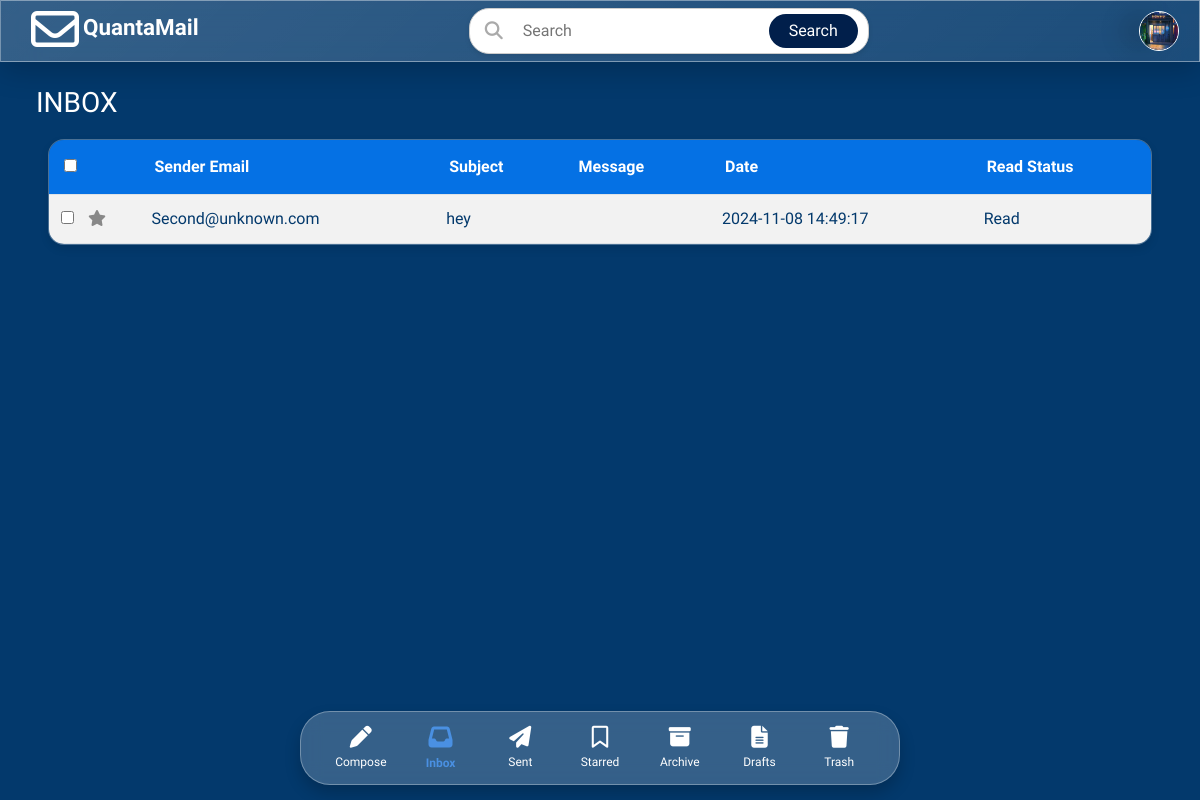
Before: /dashboard/index.php (signed in) with the older database file.
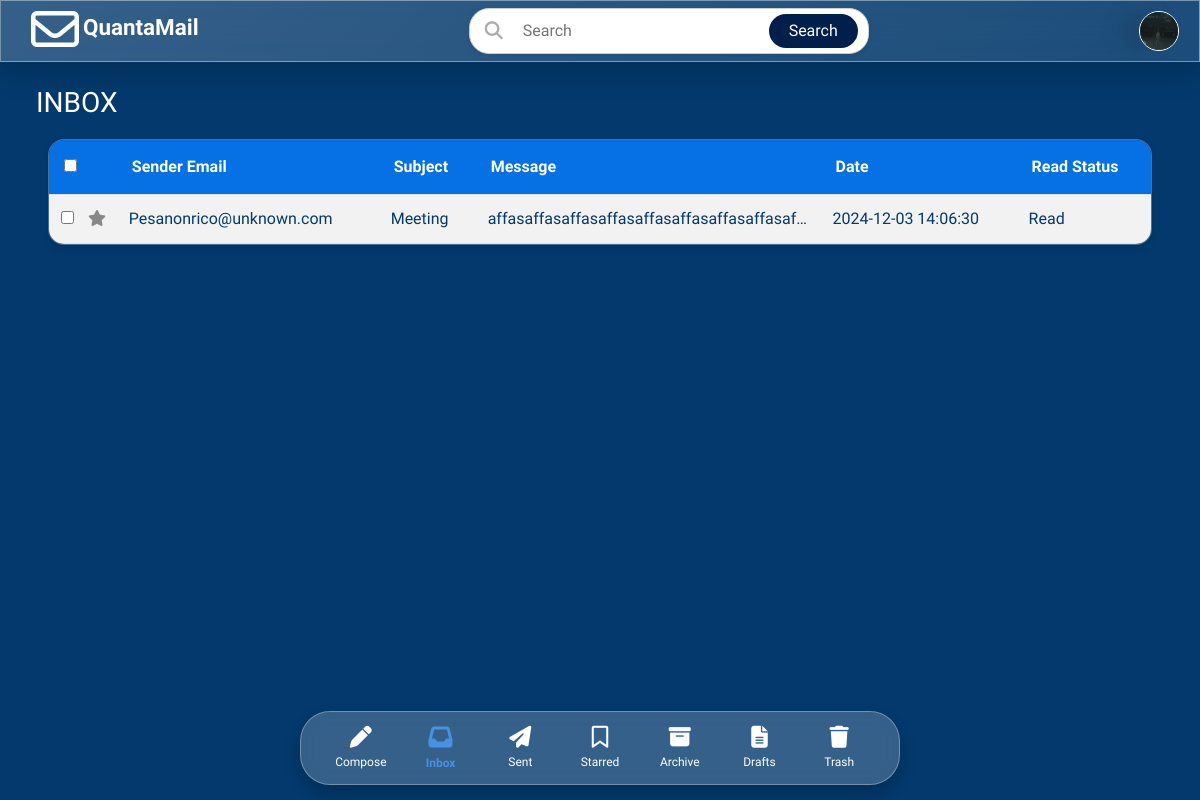
After: the same page with the newer database file.
### tables this page shows
CREATE TABLE `update_profile` (
  `id` int(11) NOT NULL,
  `user_id` varchar(10) DEFAULT NULL,
  `username` varchar(50) DEFAULT NULL,
  `firstname` varchar(255) DEFAULT NULL,
  `lastname` varchar(255) DEFAULT NULL,
  `age` int(11) DEFAULT NULL,
  `address` varchar(100) DEFAULT NULL,
  `birthday` date DEFAULT NULL,
  `phone_number` varchar(15) DEFAULT NULL,
  `image` varchar(255) DEFAULT NULL
);

CREATE TABLE `emails` (
  `id` int(11) NOT NULL,
  `message_id` varchar(50) NOT NULL,
  `sender_email` varchar(255) DEFAULT NULL,
  `recipient_email` varchar(255) NOT NULL,
  `subject` varchar(255) NOT NULL,
  `message` text DEFAULT NULL,
  `image_uploads` longtext DEFAULT NULL CHECK (json_valid(`image_uploads`)),
  `video_upload` varchar(255) DEFAULT NULL,
  `document_uploads` longtext DEFAULT NULL CHECK (json_valid(`document_uploads`)),
  `created_at` timestamp NOT NULL DEFAULT current_timestamp() ON UPDATE current_timestamp(),
  `updated_at` timestamp NOT NULL DEFAULT current_timestamp() ON UPDATE current_timestamp(),
  `read_status` tinyint(1) DEFAULT 0,
  `read_at` timestamp NULL DEFAULT NULL
);

### dashboard/Inbox.php (the view, shortened to what this page needs)
<?php
$user_id = $_SESSION['user_id'];
include '../connection/conn.php';
$query = "SELECT email FROM users WHERE user_id = ?";
$stmt = $conn->prepare($query);
$stmt->bind_param("s", $user_id);
$stmt->execute();
$result = $stmt->get_result();
if ($result->num_rows > 0) {
    $row = $result->fetch_assoc();
    $recipient_email = htmlspecialchars($row['email']);
} else {
    $recipient_email = '';
}
$email_query = "SELECT * FROM emails WHERE recipient_email = ? ORDER BY created_at DESC";
if ($email_stmt = $conn->prepare($email_query)) {
    $email_stmt->bind_param("s", $recipient_email);
    $email_stmt->execute();
    $email_result = $email_stmt->get_result();
} else {
    echo "<tr><td colspan='5'>Error preparing email statement: " . $conn->error . "</td></tr>";
}
?>
<div class="pages__title">
    <h3>INBOX</h3>
</div>
<div class="container">
    <div class="table-wrapper">
        <div class="table-responsive">
            <table class="table table-striped table-hover" id="inbox-table">
                <thead>
                    <tr>
                        <th class="checkbox-favorite">
                            <input type="checkbox" id="select-all">
                        </th>
                        <th scope="col">Sender Email</th>
                        <th scope="col">Subject</th>
                        <th scope="col">Message</th>
                        <th scope="col">Date</th>
                        <th scope="col">Read Status</th>
                    </tr>
                </thead>
                <tbody>
                    <?php
                        if ($email_result->num_rows > 0) {
                            while ($email_row = $email_result->fetch_assoc()) {
                                $emailData = htmlspecialchars(json_encode($email_row));
                                $glowClass = $email_row['read_status'] ? '' : 'glowing-border';
                                echo "<tr class='view-emailDetails $glowClass' data-email='$emailData'>
                                        <td class='checkbox-favorite'>
                                            <input type='checkbox' class='row-checkbox'>
                                            <span class='favorite'><i class='fas fa-star'></i></span>
                                        </td>
                                        <td class='sender-cell'>" . htmlspecialchars($email_row['sender_email']) . "</td>
                                        <td>" . htmlspecialchars($email_row['subject']) . "</td>
                                        <td class='message-cell'>" . htmlspecialchars($email_row['message']) . "</td>
                                        <td>" . htmlspecialchars($email_row['created_at']) . "</td>
                                        <td>" . ($email_row['read_status'] ? 'Read' : 'Unread') . "</td>
                                        <td class='action-icons'>
                                            <a href='archive.php?id=" . htmlspecialchars($email_row['id']) . "' title='Archive' class='icon archive-icon'>
                                                <i class='fa fa-archive'></i>
                                            </a>
                                            <a href='delete.php?id=" . htmlspecialchars($email_row['id']) . "' title='Delete' class='icon delete-icon'>
                                                <i class='fa fa-trash'></i>
                                            </a>
                                        </td>
                                    </tr>";
                            }
                        } else {
                            echo "<tr><td colspan='6'>You're inbox is empty.</td></tr>";
                        }
                    ?>
                </tbody>
            </table>
        </div>
    </div>
</div>

### dashboard/header.php (shortened to what this page needs)
<!DOCTYPE html>
<html lang="en">
<head>
    <link rel="stylesheet" href="../assets/bootstrap/css/bootstrap.min.css">
    <link rel="stylesheet" href="../assets/font-awesome/css/fontawesome.min.css">
    <link rel="stylesheet" href="../assets/font-awesome/css/font-awesome.min.css">
    <link rel="stylesheet" href="../assets/css/index.css">
</head>
<body>

### dashboard/index.php (shortened to what this page needs)
<?php
$user_id = $_SESSION['user_id'];
include '../connection/conn.php';
$user_profile = [];
if ($user_id) {
    $stmt = $conn->prepare("SELECT * FROM update_profile WHERE user_id = ?");
    $stmt->bind_param("s", $user_id);
    $stmt->execute();
    $result = $stmt->get_result();
    $user_profile = $result->fetch_assoc();
}
?>
<?php include('header.php'); ?>
<body>
    <main class="navbar">
        <div class="container-fluid">
            <div class="topnav-title">
                <i class="fa-regular fa-envelope"></i>
                <span class="QM-title">QuantaMail</span>
            </div>
            <div class="d-flex search-input">
                <i class="fa-solid fa-search search-icon"></i>
                <input class="searchBar" type="search" placeholder="Search" aria-label="Search">
                <button class="searchButton" type="submit">Search</button>
            </div>
            <span class="navigation__group">
                <img src="<?= isset($user_profile['image']) ? '../uploads/images/' . $user_profile['image'] : '../assets/svg/User-profile.svg' ?>" class="profile" width="150">
            </span>
        </div>
    </main>
    <div class="container-fluid d-flex">
        <div class="content flex-grow-1 p-4">
        <?php
            if (isset($_GET['page'])) {
                $page = strtolower($_GET['page']);
                switch ($page) {
                    case 'inbox':
                        include('Inbox.php');
                        break;
                    case 'compose':
                        include('Compose.php');
                        break;
                    case 'sent':
                        include('Sent.php');
                        break;
                    case 'drafts':
                        include('Draft.php');
                        break;
                    case 'starred':
                        include('Starred.php');
                        break;
                    case 'archive':
                        include('Archive.php');
                        break;
                    case 'trash':
                        include('Trash.php');
                        break;
                    default:
                        include('Inbox.php');
                        break;
                    }
                } else {
                    include('Inbox.php');
                }
            ?>
        </div>
    </div>
    <nav class="bottom-navbar">
        <a href="?page=compose" class="nav-item <?php echo (isset($_GET['page']) && $_GET['page'] === 'compose') ? 'active' : ''; ?>">
            <i class="fa-solid fa-pen"></i>
            <span>Compose</span>
        </a>
        <a href="?page=inbox" class="nav-item <?php echo (!isset($_GET['page']) || $_GET['page'] === 'inbox') ? 'active' : ''; ?>">
            <i class="fa-solid fa-inbox"></i>
            <span>Inbox</span>
        </a>
        <a href="?page=sent" class="nav-item <?php echo (isset($_GET['page']) && $_GET['page'] === 'sent') ? 'active' : ''; ?>">
            <i class="fa-solid fa-paper-plane"></i>
            <span>Sent</span>
        </a>
        <a href="?page=starred" class="nav-item <?php echo (isset($_GET['page']) && $_GET['page'] === 'starred') ? 'active' : ''; ?>">
            <i class="fa-regular fa-bookmark"></i>
            <span>Starred</span>
        </a>
        <a href="?page=archive" class="nav-item <?php echo (isset($_GET['page']) && $_GET['page'] === 'archive') ? 'active' : ''; ?>">
            <i class="fa-solid fa-box-archive"></i>
            <span>Archive</span>
        </a>
        <a href="?page=drafts" class="nav-item <?php echo (isset($_GET['page']) && $_GET['page'] === 'drafts') ? 'active' : ''; ?>">
            <i class="fa-solid fa-file-alt"></i>
            <span>Drafts</span>
        </a>
        <a href="?page=trash" class="nav-item <?php echo (isset($_GET['page']) && $_GET['page'] === 'trash') ? 'active' : ''; ?>">
            <i class="fa-solid fa-trash"></i>
            <span>Trash</span>
        </a>
    </nav>
</body>
</html>

### assets/css/index.css (style rules this page uses)
:root { --darkest: #011f4b; --darker: #03396c; --dark: #005b96; --light: #6497b1; --lightest: #b3cde0; --global-color: white; --global-color2: black; --primary-color: #0B2F9F; --primary-color-dark: #7771F6; --button: #3653f8; --button-color: #5433FF; --button-color-shadow: #5433FF30; --gray: #c0bcff; --dark-gray: #444444; --green: #00FF00; --yellow: #FFFF00; --hover: #e9ecef; --warning: #946e24; --valid: #62785b; --invalid: #b1322a; --warning-bg: #f8f5c5; --valid-bg: #ddf2d9; --invalid-bg: #efc8c4; }
* { margin: 0; padding: 0; box-sizing: border-box; font-family: "Hind", sans-serif; font-optical-sizing: auto; font-style: normal; }
body { background: var(--darker); }
.navbar { background: linear-gradient(135deg, rgba(255, 255, 255, 0.2), rgba(255, 255, 255, 0.1)); backdrop-filter: blur(20px); border: 1px solid rgba(255, 255, 255, 0.4); box-shadow: 0 8px 30px rgba(0, 0, 0, 0.2); padding: .25rem .50rem; width: 100%; transition: all 0.3s ease-in-out; z-index: 1000; }
.topnav-title { margin-left: 10px; color: var(--global-color); }
.navbar .fa-envelope { position: relative; align-items: center; font-size: 3rem; }
.QM-title { position: relative; top: -0.75rem; font-weight: 600; font-size: 1.4rem; }
.search-input { width: 100%; max-width: 400px; border: 1px solid #ccc; border-radius: 20px; background-color: #fff; box-shadow: 0 2px 5px rgba(0, 0, 0, 0.1); display: flex; align-items: center; transition: all 0.3s ease; margin: 0 auto; }
.search-icon { font-size: 18px; color: #aaa; margin-left: 15px; }
.searchBar { flex: 1; border: none; padding: 10px; outline: none; font-size: 16px; margin-left: 10px; }
.searchButton { background-color: var(--darkest); color: white; border: none; padding: 5px 20px; border-radius: 20px; cursor: pointer; font-size: 16px; margin-right: 10px; transition: background-color 0.3s ease; }
.profile { display: block; width: 40px; height: 40px; cursor: pointer; border-radius: 50%; border: 1px solid var(--global-color); filter: drop-shadow(-20px 0 10px rgba(0, 0, 0, 0.1)); }
.bottom-navbar { position: fixed; bottom: 15px; left: 50%; transform: translateX(-50%); width: 90%; max-width: 600px; background: rgba(255, 255, 255, 0.2); backdrop-filter: blur(10px); border: 1px solid rgba(255, 255, 255, 0.3); border-radius: 30px; box-shadow: 0 8px 16px rgba(0, 0, 0, 0.2); display: flex; justify-content: space-between; align-items: center; padding: 2.5px 20px; transition: all 0.3s ease; }
.nav-item { display: flex; flex-direction: column; align-items: center; justify-content: center; color: #ffffff; text-decoration: none; font-size: 14px; flex: 1; transition: all 0.3s ease; padding: 10px 0; }
.nav-item i { font-size: 22px; margin-bottom: 5px; transition: color 0.3s ease, transform 0.3s ease; }
.nav-item span { font-size: 12px; color: inherit; transition: color 0.3s ease; }
.nav-item.active { color: #4A90E2; font-weight: bold; }
.nav-item.active i { color: #4A90E2; font-size: 24px; }
.view-emailDetails { cursor: pointer; transition: background-color 0.2s ease-in-out; }
.message-cell { max-width: 250px; overflow: hidden; white-space: nowrap; text-overflow: ellipsis; }
.pages__title { color: var(--global-color); }
.container { margin: 20px auto; max-width: 100%; }
.table-wrapper { border-radius: 16px; overflow: hidden; background: rgba(255, 255, 255, 0.1); backdrop-filter: blur(10px); -webkit-backdrop-filter: blur(10px); border: 1px solid rgba(255, 255, 255, 0.2); box-shadow: 0 4px 8px rgba(0, 0, 0, 0.1); margin: 20px auto; width: 100%; max-width: 1200px; transition: all 0.3s ease; }
.table-responsive { max-height: 300px; overflow-y: auto; }
.table { width: 100%; border-collapse: collapse; margin: 0; }
.table thead th { background: rgba(0, 123, 255, 0.8); color: white; font-weight: bold; padding: 15px; position: sticky; top: 0; z-index: 10; }
.table tbody tr { transition: background-color 0.2s ease-in-out; }
.table td, .table th { padding: 12px; text-align: left; vertical-align: middle; color: var(--darker); word-wrap: break-word; }
.table td.message-cell { max-width: 300px; overflow: hidden; white-space: nowrap; text-overflow: ellipsis; }
.table-hover tr { position: relative; }
.favorite { position: relative; left: 10px; color: #888; cursor: pointer; transition: color 0.3s ease; }

Changed rows visible on the page:
removed emails: sender_email "Second@unknown.com", subject "hey", created_at "2024-11-08 14:49:17", read_status "Read"
changed update_profile: image: a different picture
added emails: sender_email "Pesanonrico@unknown.com", subject "Meeting", message "affasaffasaffasaffasaffasaffasaffasaffasaf…", created_at "2024-12-03 14:06:30", read_status "Read"
